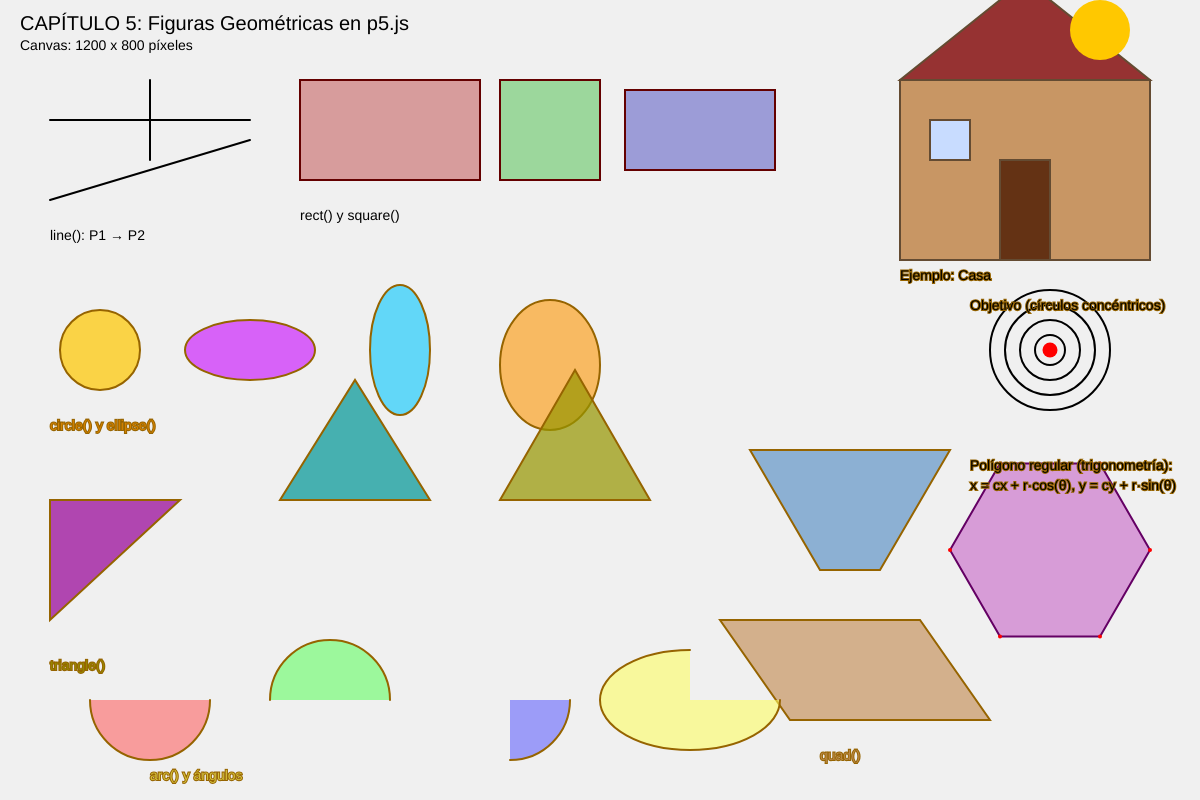
Frame 1 (no input)
Frame 60 (no input): identical to frame 1, image omitted
Frame 120 (the mouse pressed at the canvas centre since frame 60): identical to frame 1, image omitted

The p5.js sketch that drew this single still picture (run headless with seeded random() and noise() and a simulated clock; from frame 60 on, the mouse is pressed at the canvas centre):

// p5.js sketch
// ── sketch.js
function setup() {
  createCanvas(1200, 800); // Canvas más grande: 1200x800
}

function draw() {
  background(240);
  
  // Título visual
  fill(0);
  noStroke();
  textSize(20);
  text("CAPÍTULO 5: Figuras Geométricas en p5.js", 20, 30);
  textSize(14);
  text("Canvas: 1200 x 800 píxeles", 20, 50);
  
  // ===========================================
  // SECCIÓN 1: Líneas (line)
  // ===========================================
  stroke(0);
  strokeWeight(2);
  
  // Línea horizontal
  line(50, 120, 250, 120);
  
  // Línea vertical
  line(150, 80, 150, 160);
  
  // Línea diagonal con pendiente
  line(50, 200, 250, 140);
  
  // Texto explicativo
  fill(0);
  noStroke();
  text("line(): P1 → P2", 50, 240);
  
  // ===========================================
  // SECCIÓN 2: Rectángulos (rect) y cuadrados (square)
  // ===========================================
  // Rectángulo modo CORNER (default)
  fill(200, 100, 100, 150); // Rojo semitransparente
  stroke(100, 0, 0);
  strokeWeight(2);
  rect(300, 80, 180, 100);
  
  // Cuadrado
  fill(100, 200, 100, 150); // Verde semitransparente
  square(500, 80, 100);
  
  // Rectángulo modo CENTER
  rectMode(CENTER);
  fill(100, 100, 200, 150); // Azul semitransparente
  rect(700, 130, 150, 80);
  rectMode(CORNER); // Restauramos modo por defecto
  
  // Texto
  fill(0);
  noStroke();
  text("rect() y square()", 300, 220);
  
  // ===========================================
  // SECCIÓN 3: Círculos (circle) y elipses (ellipse)
  // ===========================================
  // Círculo
  fill(255, 200, 0, 180);
  stroke(150, 100, 0);
  circle(100, 350, 80);
  
  // Elipse (horizontal - ancha)
  fill(200, 0, 255, 150);
  ellipse(250, 350, 130, 60);
  
  // Elipse (vertical - alta)
  fill(0, 200, 255, 150);
  ellipse(400, 350, 60, 130);
  
  // Elipse modo CORNER
  ellipseMode(CORNER);
  fill(255, 150, 0, 150);
  ellipse(500, 300, 100, 130);
  ellipseMode(CENTER); // Restauramos
  
  text("circle() y ellipse()", 50, 430);
  
  // ===========================================
  // SECCIÓN 4: Triángulos (triangle)
  // ===========================================
  // Triángulo rectángulo
  fill(150, 0, 150, 180);
  triangle(50, 500, 180, 500, 50, 620);
  
  // Triángulo isósceles
  fill(0, 150, 150, 180);
  triangle(280, 500, 430, 500, 355, 380);
  
  // Triángulo equilátero (aproximado)
  fill(150, 150, 0, 180);
  triangle(500, 500, 650, 500, 575, 370);
  
  text("triangle()", 50, 670);
  
  // ===========================================
  // SECCIÓN 5: Cuadriláteros (quad)
  // ===========================================
  // Trapecio
  fill(100, 150, 200, 180);
  quad(750, 450, 950, 450, 880, 570, 820, 570);
  
  // Romboide
  fill(200, 150, 100, 180);
  quad(720, 620, 920, 620, 990, 720, 790, 720);
  
  text("quad()", 820, 760);
  
  // ===========================================
  // SECCIÓN 6: Arcos (arc)
  // ===========================================
  // Arco de 0 a PI (semicírculo superior)
  fill(255, 100, 100, 150);
  arc(150, 700, 120, 120, 0, PI);
  
  // Arco de PI a TWO_PI (semicírculo inferior)
  fill(100, 255, 100, 150);
  arc(330, 700, 120, 120, PI, TWO_PI);
  
  // Arco de 0 a HALF_PI (cuarto de círculo)
  fill(100, 100, 255, 150);
  arc(510, 700, 120, 120, 0, HALF_PI);
  
  // Arco como parte de una elipse
  fill(255, 255, 100, 150);
  arc(690, 700, 180, 100, 0, PI + HALF_PI);
  
  text("arc() y ángulos", 150, 780);
  
  // ===========================================
  // EJEMPLO INTEGRADOR: Casa (esquina superior izquierda)
  // ===========================================
  push(); // Aislamos estilos
  
  // Base
  fill(200, 150, 100);
  stroke(100, 75, 50);
  strokeWeight(2);
  rect(900, 80, 250, 180);
  
  // Techo
  fill(150, 50, 50);
  triangle(900, 80, 1025, -20, 1150, 80);
  
  // Puerta
  fill(100, 50, 20);
  rect(1000, 160, 50, 100);
  
  // Ventana
  fill(200, 220, 255);
  square(930, 120, 40);
  
  // Sol
  fill(255, 200, 0);
  noStroke();
  circle(1100, 30, 60);
  
  pop(); // Restauramos estilos
  
  // Título de la casa
  fill(0);
  text("Ejemplo: Casa", 900, 280);
  
  // ===========================================
  // EJEMPLO: Círculos concéntricos (objetivo)
  // ===========================================
  push();
  translate(1050, 350); // Movemos el origen
  
  noFill();
  strokeWeight(2);
  stroke(0);
  circle(0, 0, 120);
  circle(0, 0, 90);
  circle(0, 0, 60);
  circle(0, 0, 30);
  
  fill(255, 0, 0);
  noStroke();
  circle(0, 0, 15);
  
  pop();
  
  text("Objetivo (círculos concéntricos)", 970, 310);
  
  // ===========================================
  // SECCIÓN ADICIONAL: Polígono regular (trigonometría)
  // ===========================================
  push();
  
  let cx = 1050;
  let cy = 550;
  let r = 100;
  let n = 6; // Hexágono
  
  fill(200, 100, 200, 150);
  stroke(100, 0, 100);
  strokeWeight(2);
  
  beginShape();
  for (let i = 0; i < n; i++) {
    let ang = TWO_PI * i / n;
    let x = cx + r * cos(ang);
    let y = cy + r * sin(ang);
    vertex(x, y);
  }
  endShape(CLOSE);
  
  // Puntos en el círculo (mostrar la trigonometría)
  stroke(255, 0, 0);
  strokeWeight(4);
  for (let i = 0; i < n; i++) {
    let ang = TWO_PI * i / n;
    let x = cx + r * cos(ang);
    let y = cy + r * sin(ang);
    point(x, y);
  }
  
  pop();
  
  text("Polígono regular (trigonometría):", 970, 470);
  text("x = cx + r·cos(θ), y = cy + r·sin(θ)", 970, 490);
  
 
}
